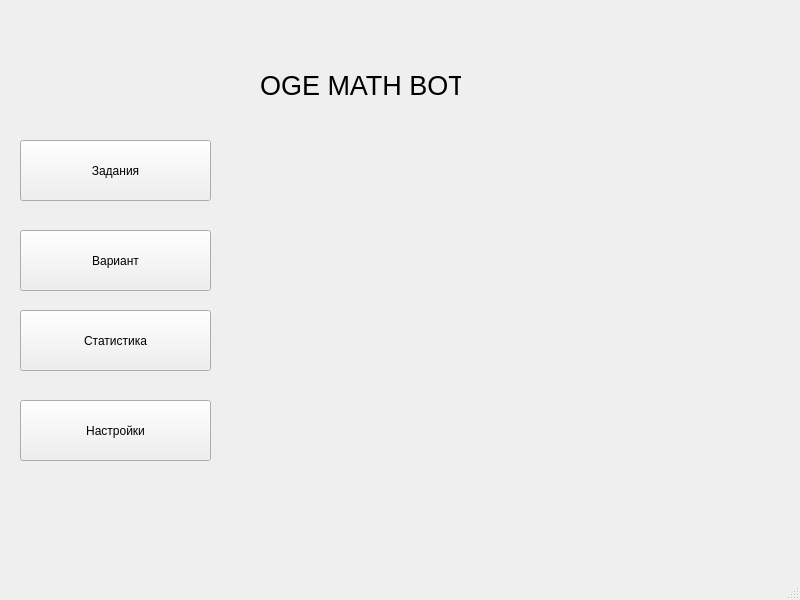
<?xml version="1.0" encoding="UTF-8"?>
<ui version="4.0">
 <class>StartMenu</class>
 <widget class="QMainWindow" name="StartMenu">
  <property name="geometry">
   <rect>
    <x>0</x>
    <y>0</y>
    <width>800</width>
    <height>600</height>
   </rect>
  </property>
  <property name="windowTitle">
   <string>MainWindow</string>
  </property>
  <widget class="QWidget" name="centralwidget">
   <widget class="QLabel" name="label">
    <property name="geometry">
     <rect>
      <x>260</x>
      <y>20</y>
      <width>201</width>
      <height>131</height>
     </rect>
    </property>
    <property name="font">
     <font>
      <pointsize>20</pointsize>
     </font>
    </property>
    <property name="text">
     <string>OGE MATH BOT</string>
    </property>
   </widget>
   <widget class="QPushButton" name="pushButton">
    <property name="geometry">
     <rect>
      <x>20</x>
      <y>140</y>
      <width>191</width>
      <height>61</height>
     </rect>
    </property>
    <property name="text">
     <string>Задания</string>
    </property>
   </widget>
   <widget class="QPushButton" name="pushButton_2">
    <property name="geometry">
     <rect>
      <x>20</x>
      <y>230</y>
      <width>191</width>
      <height>61</height>
     </rect>
    </property>
    <property name="text">
     <string>Вариант</string>
    </property>
   </widget>
   <widget class="QPushButton" name="pushButton_3">
    <property name="geometry">
     <rect>
      <x>20</x>
      <y>400</y>
      <width>191</width>
      <height>61</height>
     </rect>
    </property>
    <property name="text">
     <string>Настройки</string>
    </property>
   </widget>
   <widget class="QPushButton" name="pushButton_4">
    <property name="geometry">
     <rect>
      <x>20</x>
      <y>310</y>
      <width>191</width>
      <height>61</height>
     </rect>
    </property>
    <property name="text">
     <string>Статистика</string>
    </property>
   </widget>
  </widget>
  <widget class="QMenuBar" name="menubar">
   <property name="geometry">
    <rect>
     <x>0</x>
     <y>0</y>
     <width>800</width>
     <height>21</height>
    </rect>
   </property>
  </widget>
  <widget class="QStatusBar" name="statusbar"/>
 </widget>
 <resources/>
 <connections/>
</ui>
